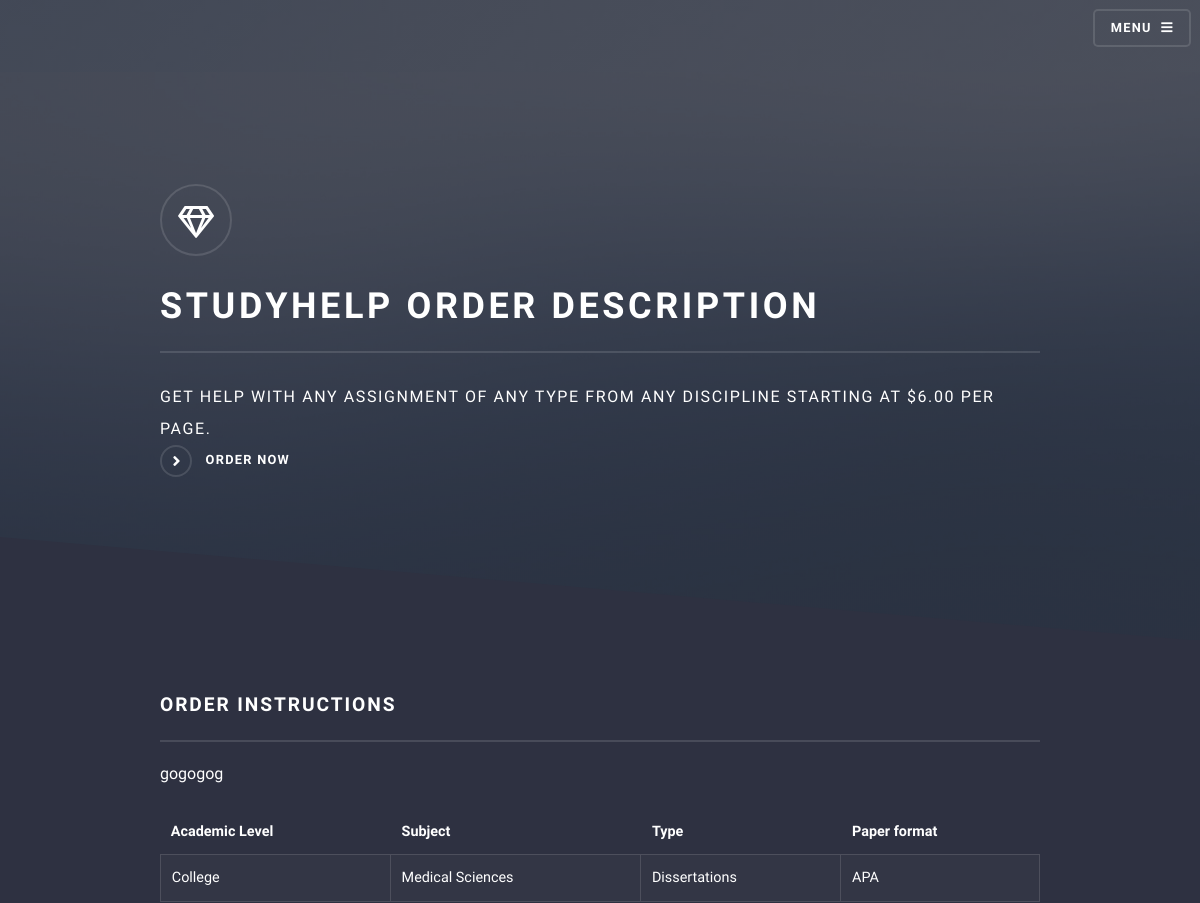
Page /order_description/OGF7QEYX7EYDLZ0ZSHU9/ (signed in, upper part) on the earlier database version.
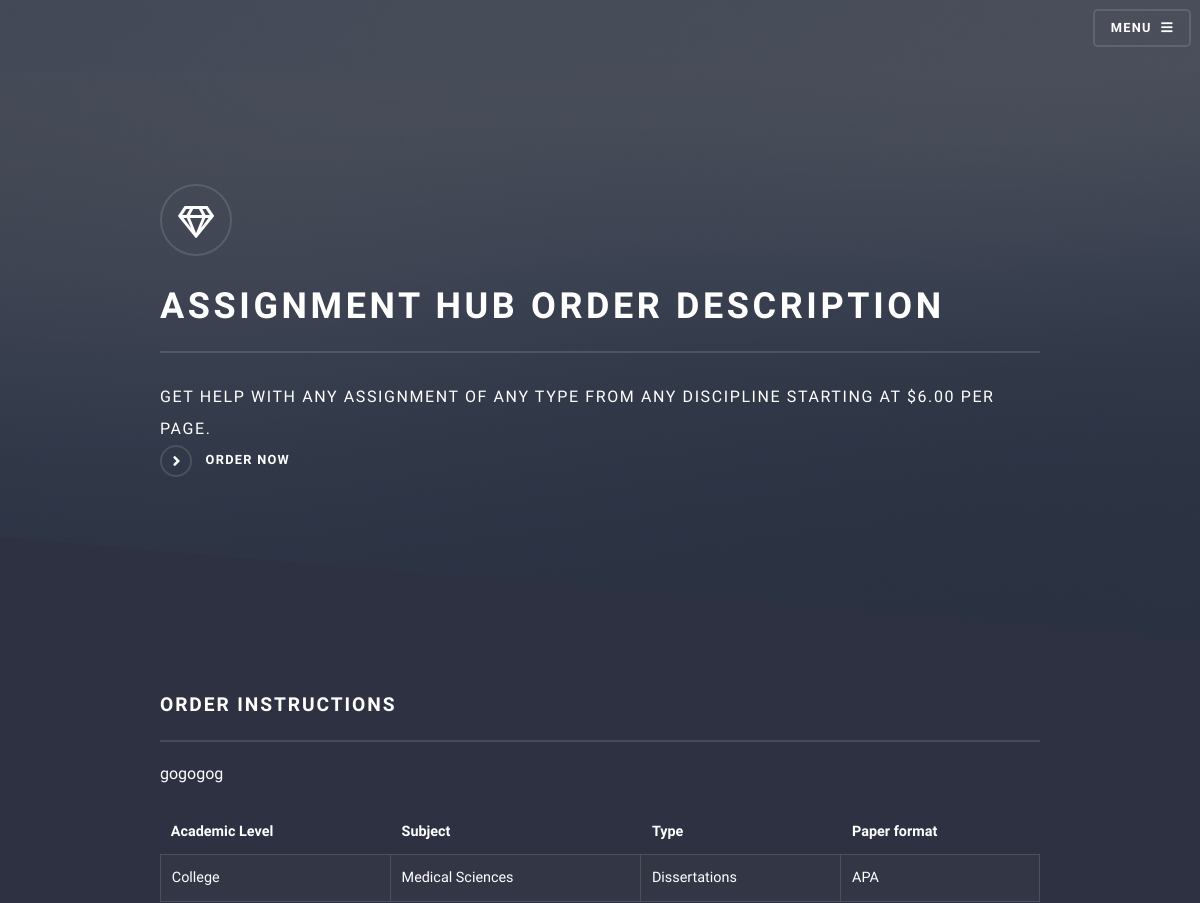
Same page on the later database version.
### page_edits/models.py (models this page shows, shortened)
class BrandName(models.Model):
    id = models.AutoField(primary_key=True)
    text = models.CharField(max_length=20)
    save_one_only('BrandName')

### assignmenthub/views.py (the view)
# urls.py: path(r'order_description/<slug>/',views.order_description),
@login_required()
def order_description(request,slug):
    order = Order.objects.get(reference_code=slug)
    headers = HomeHeader.objects.all().order_by('date')
    brands = BrandName.objects.all()
    whatsapp = Whatsapp.objects.all()
    addresses = Address.objects.all()
    gmail_links = GmailLink.objects.all()
    instagram_accounts = InstagramAccount.objects.all()
    fb_accounts = FacebookAccount.objects.all()
    twitter_accounts = TwitterAccount.objects.all()
    phone_numbers = PhoneNumber.objects.all()
    dashboard_title = DashboardTitleField.objects.all()
    dashboard_meta = DashboardMetaField.objects.all()
    context = {
            'order':order,
            'headers':headers,
            'brands':brands,
            'whatsapp':whatsapp,
            'phone_numbers':phone_numbers,
            'gmail_links':gmail_links,
            'instagram_accounts':instagram_accounts,
            'fb_accounts':fb_accounts,
            'twitter_accounts':twitter_accounts,
            'addresses':addresses,
            'dashboard_title':dashboard_title,
            'dashboard_meta':dashboard_meta
        }
    if request.method == 'POST':
        form =ContactForm(request.POST)
        if form.is_valid():
            m_name = form.cleaned_data['name']
            email_address = form.cleaned_data['email']
            mail_message = form.cleaned_data['message']
            try:
                contact = Contact(name=m_name,email=email_address,message=mail_message)
                contact.save()
                messages.success(request,"Message sent succesfully.")
                return redirect('/order_description/'+order.reference_code+'/')
            except Exception as e:
                messages.warning(request,"Please enter all the required fields")
                return redirect('/order_description/'+order.reference_code+'/')
        else:
            messages.warning(request,"Plese complete all the required fields")
            return redirect('/order_description/'+order.reference_code+'/')
    else:
        form = ContactForm()
        context.update({
            'form':form
        })
    return render(request,"order_description.htm",context)

### templates/order_description.htm (shortened to what this page needs)
{% extends 'base_layout.htm'%}
{% block content %}
<section id="banner">
    <div class="inner">
        <div class="logo"><span class="icon fa-gem"></span></div>
        {%for brand in brands%}
        <h2>{{brand.text}} Order description</h2>
        {%endfor%}
        {%for header in headers%}
        <p>{{header.text}}<a href="/create_order/" class="special">Order Now</a></p>
        {%endfor%}
    </div>
</section>
<section id="wrapper">
    <section id="four" class="wrapper alt style1">
        <div class="inner">
            <h2 class="major">Order Instructions</h2>
            <p>{{order.instructions}}</p>
            <div class="table-wrapper">
                <table class="alt">
                    <thead>
                        <tr>
                            <th>Academic Level</th>
                            <th>Subject</th>
                            <th>Type</th>
                            <th>Paper format</th>
                        </tr>
                    </thead>
                    <tbody>
                        <tr>
                            <td>{{order.get_academic_level_display}}</td>
                            <td>{{order.get_subject_display}}</td>
                            <td>{{order.get_type_display}}</td>
                            <td>{{order.get_paper_format_display}}</td>
                        </tr>
                    </tbody>
                </table>
            </div>
        </div>
    </section>
</section>
{% endblock %}

Differences in the rows shown:
changed BrandName: text "STUDYHELP" → "ASSIGNMENT HUB"
